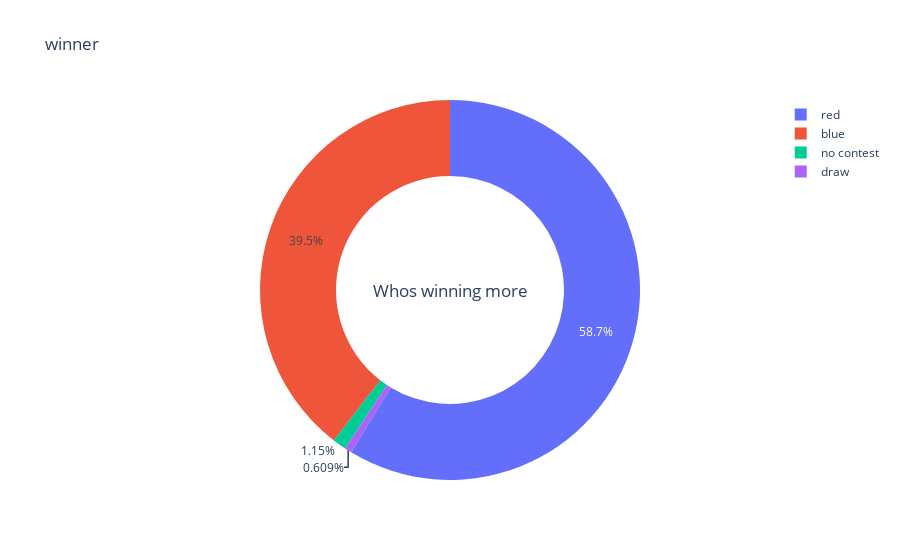

The code cell stored with this chart in its notebook:
### Code cell
temp=df['winner'].value_counts()
fig={
    'data':[
        {
            'values':temp.values,
            'labels':temp.index,
            'domain': {'x':[0,1]},
            'hole':.6,
            'type':'pie'
        },
    ],
    'layout':{
        'title':'winner',
        'annotations':[
            {
                'font':{
                    'size':17
                },
                'showarrow':False,
                'text':'Whos winning more',
                'x':0.5,
                'y':0.5
            }
        ]
    }
}
iplot(fig,filename='donut')

### Figure 1 — Plotly figure (JSON) as saved in the notebook; plotly's stock layout.template omitted (floating-point values rounded to 4 significant figures)
{"data": [{"domain": {"x": [0, 1]}, "hole": 0.6, "labels": ["red", "blue", "no contest", "draw"], "type": "pie", "values": [867, 584, 17, 9]}], "layout": {"annotations": [{"font": {"size": 17}, "showarrow": false, "text": "Whos winning more", "x": 0.5, "y": 0.5}], "title": {"text": "winner"}}}
